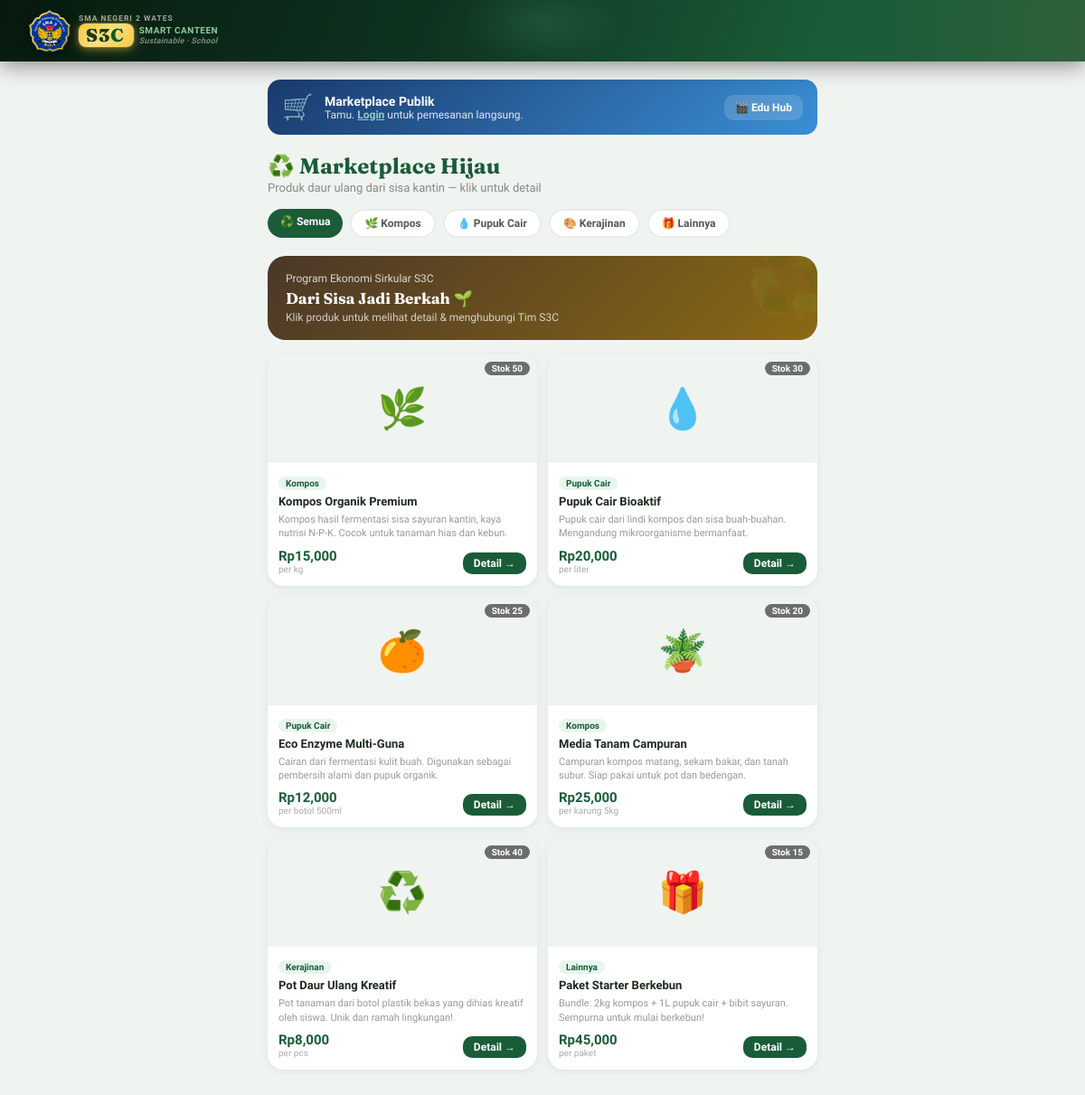
/marketplace, run on an earlier commit of the app's database.
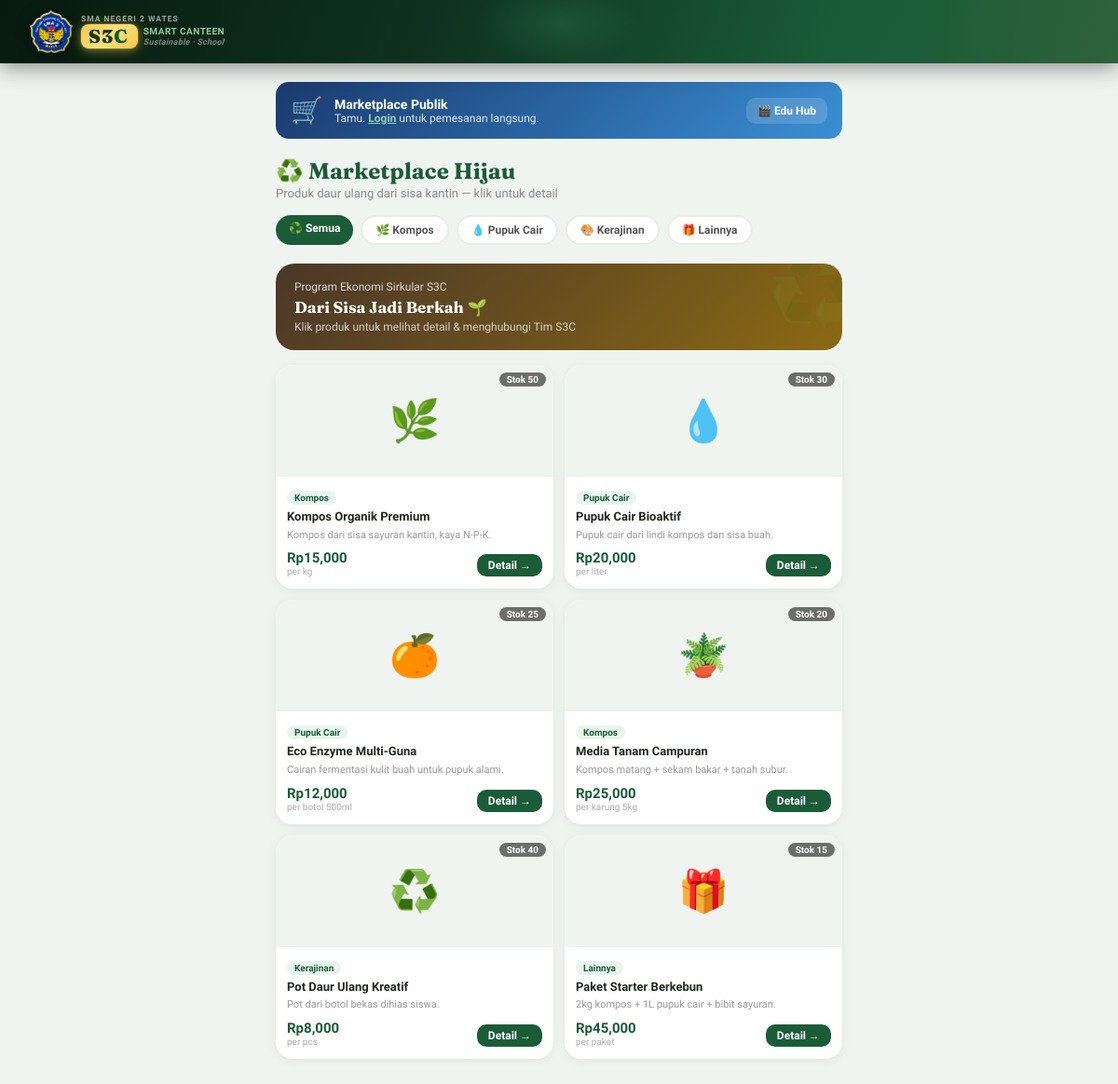
And on a later commit of the database.
### tables this page shows
CREATE TABLE marketplace_items (
            id INTEGER PRIMARY KEY AUTOINCREMENT,
            name TEXT NOT NULL, description TEXT, category TEXT,
            price REAL DEFAULT 0, unit TEXT DEFAULT 'pcs', stock INTEGER DEFAULT 0,
            image_emoji TEXT DEFAULT '♻️', image_file TEXT,
            seller_id INTEGER, is_available INTEGER DEFAULT 1,
            created_at TEXT DEFAULT (datetime('now'))
        );

### app.py (the view)
@app.route('/marketplace')
def marketplace():
    cat   = request.args.get('category','all')
    items = query_db('SELECT * FROM marketplace_items WHERE category=? AND is_available=1',[cat]) \
            if cat != 'all' else query_db('SELECT * FROM marketplace_items WHERE is_available=1')
    return render_template('student/marketplace.html',items=items,category=cat)

### app.py (called while the page is built)
def get_db():
    db = getattr(g, '_database', None)
    if db is None:
        db = g._database = sqlite3.connect(DATABASE)
        db.row_factory = sqlite3.Row
        db.execute("PRAGMA foreign_keys = ON")
    return db

@app.teardown_appcontext
def close_connection(exc):
    db = getattr(g, '_database', None)
    if db: db.close()

def query_db(q, args=(), one=False, commit=False):
    db = get_db()
    cur = db.execute(q, args)
    if commit:
        db.commit()
        return cur.lastrowid
    rv = cur.fetchall()
    return (rv[0] if rv else None) if one else rv

### templates/student/marketplace.html (shortened to what the changed rows need)
{% extends 'base.html' %}
{% block content %}
<div class="section" style="padding-bottom:0;">
    <div style="display:flex;gap:8px;overflow-x:auto;padding-bottom:4px;">
        {% for cat, label, emoji in [('all','Semua','♻️'),('kompos','Kompos','🌿'),('pupuk_cair','Pupuk Cair','💧'),('kerajinan','Kerajinan','🎨'),('lainnya','Lainnya','🎁')] %}
        <a href="{{ url_for('marketplace', category=cat) }}"
           style="flex-shrink:0;padding:7px 14px;border-radius:20px;font-size:12px;font-weight:600;text-decoration:none;
                  {% if category==cat %}background:#1a5c38;color:white;{% else %}background:white;color:#555;border:2px solid #e8ede9;{% endif %}">
            {{ emoji }} {{ label }}
        </a>
        {% endfor %}
    </div>
</div>
<div class="section">
    {% if items %}
    <div style="display:grid;grid-template-columns:1fr 1fr;gap:12px;">
        {% for item in items %}
        <div class="mp-card" onclick="openDetail(
            '{{ item.name|e }}',
            '{{ (item.description or '')|e|replace("'","\\'")|replace('\n',' ') }}',
            '{{ item.category }}',
            {{ item.price }},
            '{{ item.unit }}',
            {{ item.stock }},
            '{{ item.image_emoji }}',
            '{% if item.image_file %}{{ url_for("static", filename="uploads/marketplace/"+item.image_file) }}{% endif %}'
        )">
            <div class="mp-img">
                {% if item.image_file %}
                <img src="{{ url_for('static',filename='uploads/marketplace/'+item.image_file) }}" alt="{{ item.name }}">
                {% else %}
                <span class="mp-img-emoji">{{ item.image_emoji }}</span>
                {% endif %}
                <div style="position:absolute;top:8px;right:8px;background:rgba(0,0,0,0.55);color:white;border-radius:8px;padding:2px 8px;font-size:10px;font-weight:700;">
                    Stok {{ item.stock }}
                </div>
            </div>
            <div class="mp-body">
                <div class="mp-cat">{{ item.category.replace('_',' ').title() }}</div>
                <div class="mp-name">{{ item.name }}</div>
                <div class="mp-desc">{{ item.description or '' }}</div>
                <div class="mp-footer">
                    <div>
                        <div class="mp-price">Rp{{ "{:,.0f}".format(item.price) }}</div>
                        <div class="mp-unit">per {{ item.unit }}</div>
                    </div>
                    <button class="mp-order-btn" onclick="event.stopPropagation()">Detail →</button>
                </div>
            </div>
        </div>
        {% endfor %}
    </div>
    {% else %}
    <div class="empty-state"><i class="fas fa-store"></i><p>Belum ada produk tersedia</p></div>
    {% endif %}
</div>
{% endblock %}

What changed in the data, as far as the page shows it:
changed marketplace_items "Kompos Organik Premium": description "Kompos hasil fermentasi sisa sayuran kantin, kaya nutrisi N-P-K. Cocok untuk tanaman hias dan kebun." → "Kompos dari sisa sayuran kantin, kaya N-P-K."
changed marketplace_items "Paket Starter Berkebun": description "Bundle: 2kg kompos + 1L pupuk cair + bibit sayuran. Sempurna untuk mulai berkebun!" → "2kg kompos + 1L pupuk cair + bibit sayuran."
changed marketplace_items "Pupuk Cair Bioaktif": description "Pupuk cair dari lindi kompos dan sisa buah-buahan. Mengandung mikroorganisme bermanfaat." → "Pupuk cair dari lindi kompos dan sisa buah."
changed marketplace_items "Eco Enzyme Multi-Guna": description "Cairan dari fermentasi kulit buah. Digunakan sebagai pembersih alami dan pupuk organik." → "Cairan fermentasi kulit buah untuk pupuk alami."
changed marketplace_items "Media Tanam Campuran": description "Campuran kompos matang, sekam bakar, dan tanah subur. Siap pakai untuk pot dan bedengan." → "Kompos matang + sekam bakar + tanah subur."
changed marketplace_items "Pot Daur Ulang Kreatif": description "Pot tanaman dari botol plastik bekas yang dihias kreatif oleh siswa. Unik dan ramah lingkungan!" → "Pot dari botol bekas dihias siswa."
